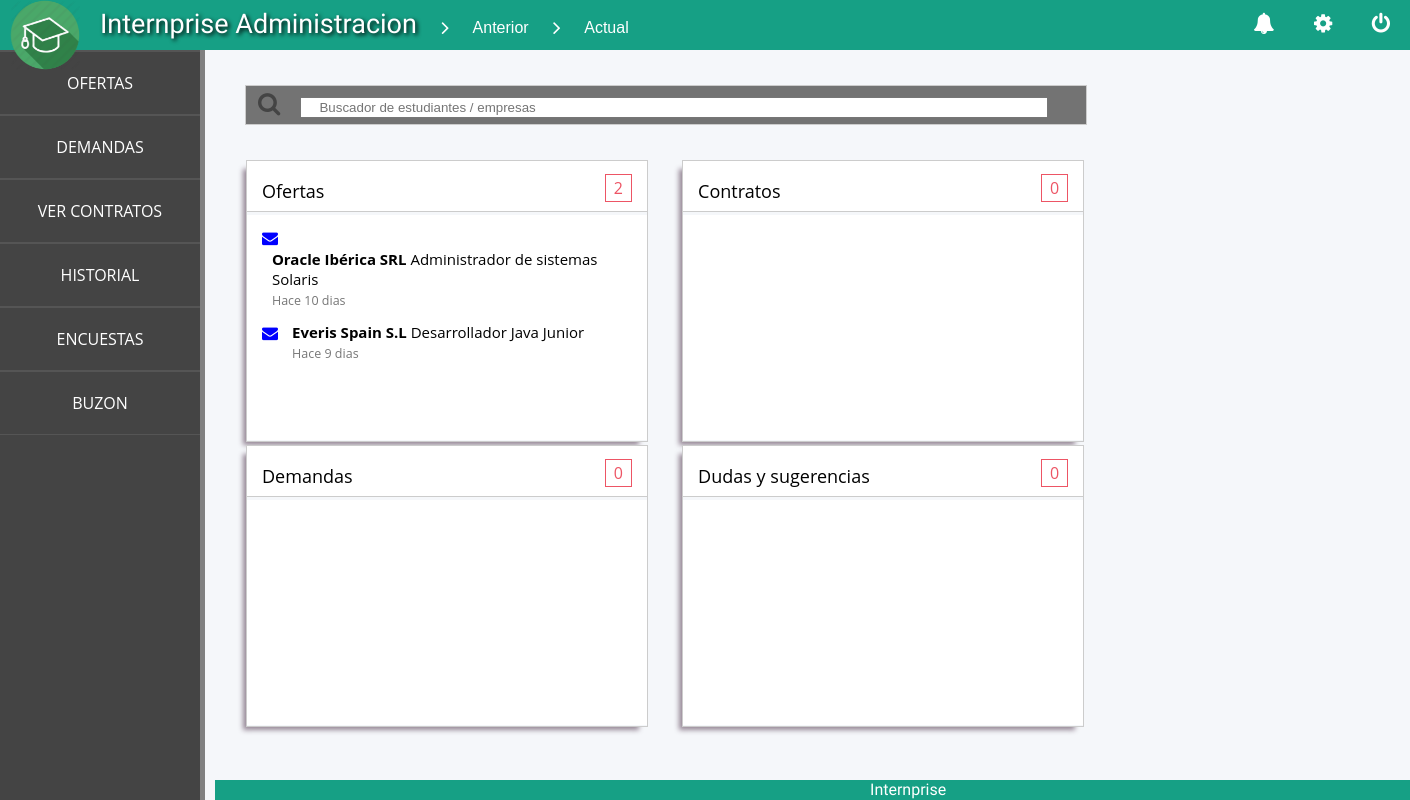
Page /dashboard.php (signed in) on the committed database.
### tables this page shows
CREATE TABLE `empresas` (
  `id_usuario` int(6) NOT NULL,
  `cif` varchar(20) NOT NULL,
  `razon_social` varchar(50) NOT NULL,
  `direccion` varchar(50) NOT NULL,
  `localidad` varchar(20) NOT NULL,
  `provincia` varchar(20) NOT NULL,
  `cp` int(6) NOT NULL,
  `pais` varchar(20) NOT NULL,
  `telefono` varchar(12) NOT NULL,
  `web` varchar(30) NOT NULL
);

CREATE TABLE `ofertas` (
  `id_oferta` int(6) NOT NULL,
  `id_empresa` int(6) NOT NULL,
  `puesto` varchar(60) NOT NULL,
  `sueldo` decimal(6,0) NOT NULL,
  `fecha_incio` date NOT NULL,
  `fecha_fin` date NOT NULL,
  `horas` int(4) NOT NULL,
  `plazas` int(4) NOT NULL,
  `descripcion` mediumtext NOT NULL,
  `estado` varchar(30) NOT NULL,
  `fecha_creacion` DATETIME DEFAULT CURRENT_TIMESTAMP
);

### includes/OfertaDAO.php (called while the page is built, shortened)
<?php
class OfertaDAO
{
    public static function cargaTodasOfertas()
    {
        $app = App::getSingleton();
        $conn = $app->conexionBd();
        $query = sprintf("SELECT o.*,em.razon_social as empresa
                          FROM internprise.ofertas o
                          INNER JOIN internprise.empresas em ON o.id_empresa = em.id_usuario");
        $rs = $conn->query($query);
        if ($rs) {
            $ofertas =  array();
            while ($fila = $rs->fetch_assoc()) {
                array_push($ofertas,self::createOferta($fila));
            }
            return $ofertas;
        }
        return false;
    }
    private static function createOferta($fila) {
        $idOferta = $fila['id_oferta'];
        $empresa = $fila['empresa'];
        $oferta = new Oferta($idOferta,$empresa);
        $oferta->setEstado($fila['estado']);
        $oferta->setFechaFin($fila['fecha_fin']);
        $oferta->setFechaIncio($fila['fecha_incio']);
        $oferta->setPlazas($fila['plazas']);
        $oferta->setEstado($fila['estado']);
        $oferta->setPuesto($fila['puesto']);
        $oferta->setHoras($fila['horas']);
        $oferta->setSueldo($fila['sueldo']);
        $oferta->setDescripcion($fila['descripcion']);
        $oferta->setDiasDesdeCreacion($fila['fecha_creacion']);
        return $oferta;
    }
}

### includes/Portal.php (the view, shortened to what this page needs)
<?php
abstract class Portal
{
    protected $rol;
    public function __construct($rol) {
        $this->rol = $rol;
    }
    public function generaFooter() {
        $rol = strtolower($this->rol);
        $bloqueFooter = <<<EOF
        <div id="$rol-footer" class ="footer">
            Internprise
            <div class="footer-icons">
                <a class="fa fa-github" href="https://github.com/franloza/aw"></a>
            </div>
        </div>
EOF;
        return $bloqueFooter;
    }
    protected function generaHeadParam($titulo,$imagen)
    {
        $bloqueHead = <<<EOF
        <head>
            <meta charset="UTF-8">
            <title>$titulo</title>
            <link rel="stylesheet" href="css/menu.css" type="text/css">
            <link rel="stylesheet" href="css/content.css" type="text/css">
            <link rel="stylesheet" href="css/titlebar&footer.css" type="text/css">
            <link rel="stylesheet" href="css/font-awesome-4.5.0/css/font-awesome.min.css">
            <link rel="stylesheet" href="css.php">
            <link rel="icon" type="image/png" href="$imagen">
            <script>
                function loadContent(value) {
                    request = new XMLHttpRequest();
                    request.open("GET", "includes/ajaxRequest.php?val=" + value, true);
                    request.onreadystatechange = function() {
                    if (request.readyState == 4 && request.status == 200) {
                        document.getElementById("content").innerHTML = request.responseText;
                    }
                    };
                    request.send();
                    return false;
                }
            </script>
        </head>
EOF;
        return $bloqueHead;
    }
    protected function generarWidget($titulo, $lista,$typeIcon,$colorIcon )
    {
        $numItems = count($lista);
        $typeIcon = "envelope";
        $colorIcon = "blue";
        $widgetHeader = <<<EOF
            <div class="widget">
                <div class="widget-header">
                    <p class="title">$titulo</p>
                    <p class="title-items">
                        <a class="square" href="#">$numItems</a>
                    </p>
                </div>
EOF;
        $contenido = $widgetHeader . '<div class="content-widget">';
        foreach($lista as $item) {
            $itemTitle = $item[0];
            $itemSubtitle = $item[1];
            $itemDescription= $item[2];
            $widgetContent = <<<EOF
                    <div class="media">
                        <div class="media-left">
                            <i class="fa fa-$typeIcon" style="color:$colorIcon;"></i>
                        </div>
                        <div class="media-body">
                            <div class="media-header">
                                <strong>$itemTitle</strong>
                                $itemSubtitle
                            </div>
                            <div class="text-muted">
                                <small>$itemDescription</small>
                            </div>
                        </div>
                    </div>
EOF;
            $contenido = $contenido . $widgetContent;
        }
        $contenido = $contenido . "</div></div>";
        return $contenido;
    }
    protected function generaTitlebarParam($titulo)
    {
        $urlLogout = $_SERVER['PHP_SELF'] . '?logout';
        $rol = strtolower($this->rol);
        $bloqueTitleBar = <<<EOF
    <div id="$rol-titlebar" class='titlebar'>
        <img src="img/favicon-$rol.png" alt="Internprise icon" height="70" width="70"></img>
        <div id="label-titlebar">
            <label>
                <a id="title-site" href="dashboard.php">$titulo</a>
                <i class="fa fa-angle-right fa-lg" aria-hidden="true"></i>
                <a id="previous-page" href="$rol-dashboard.php">Anterior</a>
                <i class="fa fa-angle-right fa-lg" aria-hidden="true"></i>
                <a id="current-page" href="$rol-dashboard.php">Actual</a>
            </label>
        </div>
        <div id="icons-titlebar">
            <a id="bell" class="fa fa-bell fa-lg" href="#"></a>
            <a id="settings" class="fa fa-cog fa-lg" href="#"></a>
            <a class="fa fa-power-off fa-lg" href=$urlLogout></a>
        </div>
    </div>
EOF;
        return$bloqueTitleBar;
    }
}

### css/menu.css (style rules this page uses)
body, html { margin: 0; width: 100%; height: 100%; background: #f5f7fa; }

### css/content.css (style rules this page uses)
body { background: #f5f7fa; }
.dashboard-content .widget { border: 1px solid #ccc; background: #f5f7fa; margin-right: 15px; margin-left: 15px; width: 400px; height: 280px; display: inline-block; -webkit-box-shadow: -6px 6px 5px -3px rgba(150,135,150,1); -moz-box-shadow: -6px 6px 5px -3px rgba(150,135,150,1); box-shadow: -6px 6px 5px -3px rgba(150,135,150,1); }
.dashboard-content .widget-header { background: #fff; color: #000; width: 370px; height: 50px; padding-left: 15px; padding-right: 15px; text-align: left; border-bottom: 1px solid #ccc; }
.dashboard-content .content-widget { background: #fff; width: 385px; height: 225px; padding-left: 15px; text-align: left; display: inline-block; overflow-y: scroll; overflow-x: hidden; }
.dashboard-content .title { font-size: 18px; display: inline-block; }
.dashboard-content .title-items { display: inline-block; float: right; }
.dashboard-content .square { text-decoration: none; text-align: center; vertical-align: center; color: #ed5565; width: 50px; height: 50px; border: 1px solid #ed5565; padding: 2px 8px; }
.dashboard-content .media { margin-top: 12px; margin-right: 12px; }
.dashboard-content .media-left { display: inline-block; vertical-align: top; }
.dashboard-content .media-body { margin-left: 10px; margin-right: 5px; display: inline-block; font-size: 15px; }
.dashboard-content .text-muted { color: #777; }

### css/titlebar&footer.css (style rules this page uses)
.titlebar { color: #fff; font-family: "helvitica", arial; height: 50px; width: 100%; min-width: 800px; position: fixed; z-index: 10; }
#admin-titlebar { background: #16a085; }
.titlebar img { float: left; padding-left: 10px; animation-name: faviconAnimation; animation-duration: 0.4s; animation-delay: 0.09s; animation-iteration-count: 1; animation-direction: both; }
#label-titlebar { padding: 8px 0 8px 20px; float: left; }
#label-titlebar label i { padding-right: 20px; padding-left: 20px; }
#label-titlebar #title-site { font-family: 'Satisfy', cursive; font-size: 27px; text-shadow: 2px 2px 4px #000000; }
#label-titlebar a { text-decoration: none; color: white; }
#icons-titlebar { float: right; padding: 15px 0 15px 0; }
#icons-titlebar a { margin-left: 15px; margin-right: 20px; text-decoration: none }
#icons-titlebar a:link { text-decoration: none; color: white; }
.footer { position: fixed; bottom: 0; width: 100%; min-width: 800px; height: 20px; max-height: 20px; color: white; text-align: center; font-family: 'Satisfy', cursive; z-index: 11; }
#admin-footer { background: #16a085; }

### rows in the picture
empresas: razon_social "Oracle Ibérica SRL"
ofertas: puesto "Administrador de sistemas Solaris"
empresas: razon_social "Everis Spain S.L"
ofertas: puesto "Desarrollador Java Junior"

### other values in the picture
$titulo "Internprise Administracion"
$titulo "Ofertas Contratos Demandas Dudas y sugerencias"
$numItems "2 0 0 0"
$itemDescription "Hace 10 dias Hace 9 dias"
